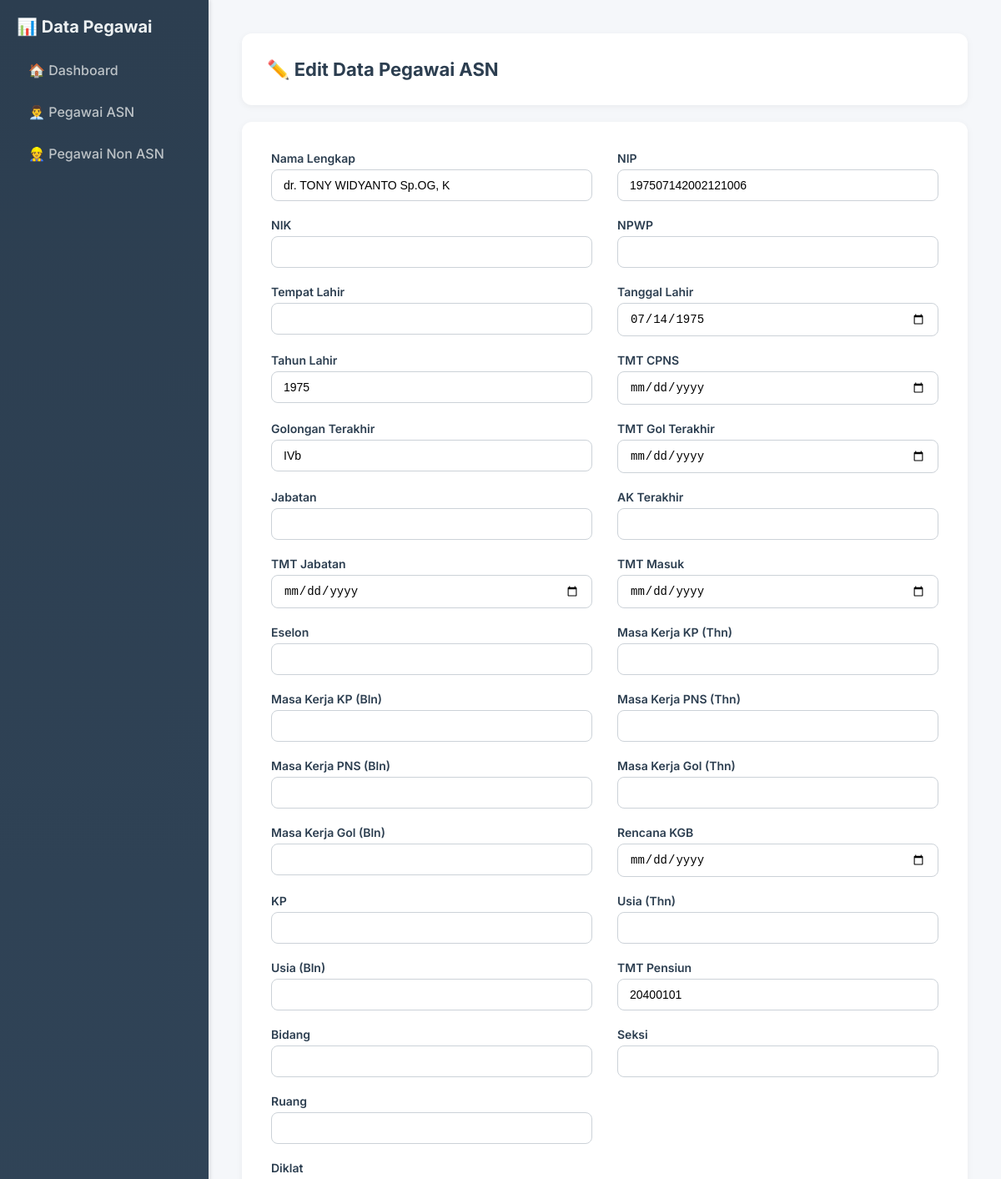
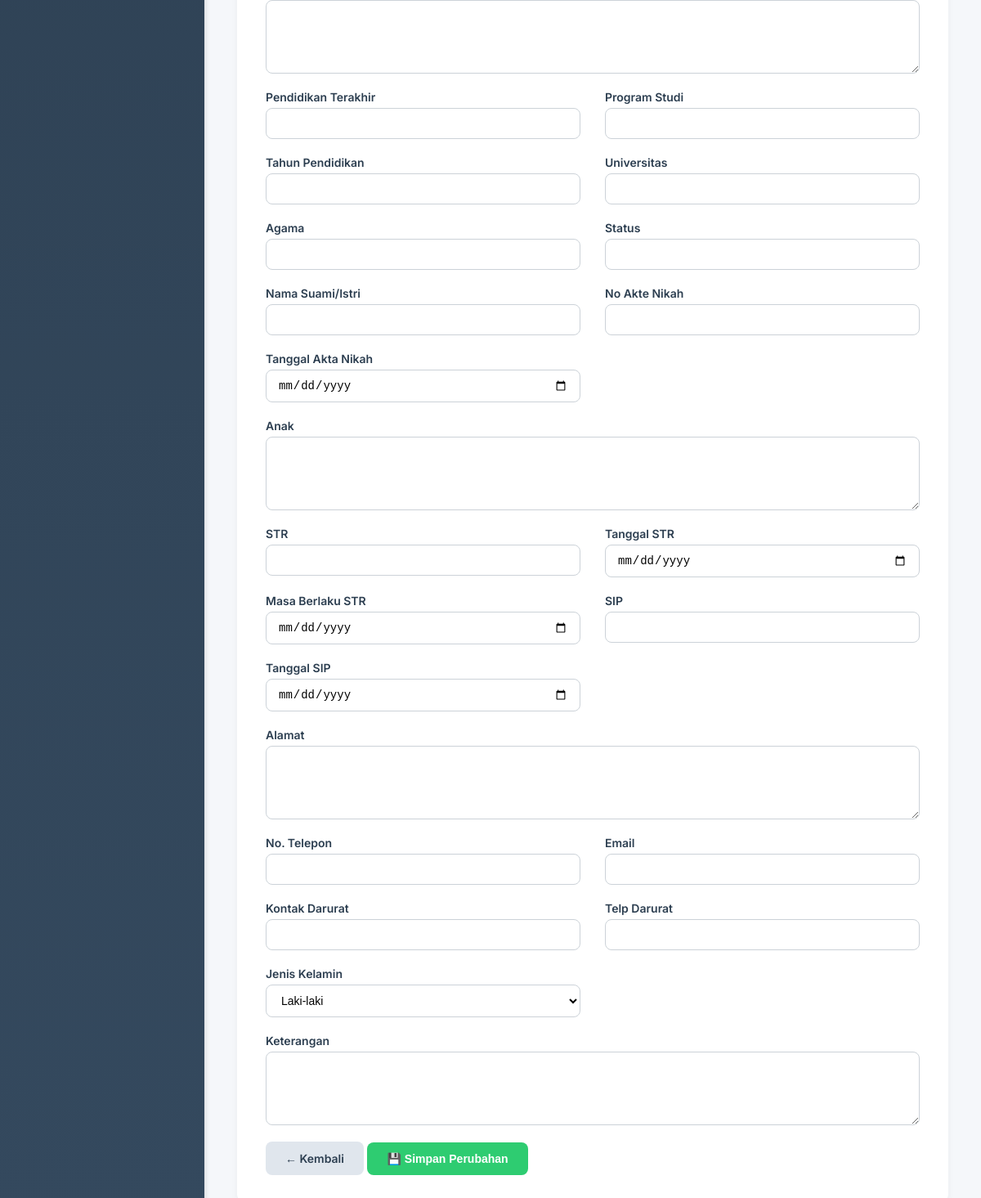
/pages/PegawaiASN/edit.php?id=20 (signed in), run on the app's committed database (2 pictures, top to bottom).
### tables this page shows
CREATE TABLE `pegawai_asn` (
  `id` int(11) NOT NULL,
  `nama` varchar(100) DEFAULT NULL,
  `nip` varchar(30) DEFAULT NULL,
  `nik` varchar(30) DEFAULT NULL,
  `npwp` varchar(30) DEFAULT NULL,
  `tempat_lahir` varchar(50) DEFAULT NULL,
  `ttl` date DEFAULT NULL,
  `tmt_cpns` date DEFAULT NULL,
  `gol_terakhir` varchar(10) DEFAULT NULL,
  `tmt_gol_terakhir` date DEFAULT NULL,
  `jabatan` varchar(100) DEFAULT NULL,
  `ak_terakhir` varchar(50) DEFAULT NULL,
  `tmt_jabatan` date DEFAULT NULL,
  `tmt_masuk` date DEFAULT NULL,
  `eselon` varchar(10) DEFAULT NULL,
  `masa_kerja_kp_thn` int(11) DEFAULT NULL,
  `masa_kerja_kp_bln` int(11) DEFAULT NULL,
  `masa_kerja_pns_thn` int(11) DEFAULT NULL,
  `masa_kerja_pns_bln` int(11) DEFAULT NULL,
  `masa_kerja_gol_thn` int(11) DEFAULT NULL,
  `masa_kerja_gol_bln` int(11) DEFAULT NULL,
  `rencana_kgb` date DEFAULT NULL,
  `kp` varchar(50) DEFAULT NULL,
  `usia_thn` int(11) DEFAULT NULL,
  `usia_bln` int(11) DEFAULT NULL,
  `tahun_lahir` year(4) DEFAULT NULL,
  `tmt_pensiun` int(11) DEFAULT NULL,
  `bidang` varchar(100) DEFAULT NULL,
  `seksi` varchar(100) DEFAULT NULL,
  `ruang` varchar(50) DEFAULT NULL,
  `diklat` text DEFAULT NULL,
  `pendidikan_terakhir` varchar(100) DEFAULT NULL,
  `program_studi_pendidikan` varchar(100) DEFAULT NULL,
  `tahun_pendidikan` varchar(4) DEFAULT NULL,
  `universitas` varchar(100) DEFAULT NULL,
  `agama` varchar(50) DEFAULT NULL,
  `status` varchar(50) DEFAULT NULL,
  `nama_suami_istri` varchar(100) DEFAULT NULL,
  `no_akte` varchar(50) DEFAULT NULL,
  `tgl_akta_nikah` date DEFAULT NULL,
  `anak` text DEFAULT NULL,
  `str` varchar(50) DEFAULT NULL,
  `tgl_str` date DEFAULT NULL,
  `masa_berlaku` date DEFAULT NULL,
  `sip` varchar(50) DEFAULT NULL,
  `tgl_sip` date DEFAULT NULL,
  `alamat` text DEFAULT NULL,
  `no_telp` varchar(20) DEFAULT NULL,
  `email` varchar(100) DEFAULT NULL,
  `kontak_darurat` varchar(100) DEFAULT NULL,
  `telp_darurat` varchar(20) DEFAULT NULL,
  `jenis_kelamin` enum('Laki-laki','Perempuan') DEFAULT NULL,
  `keterangan` text DEFAULT NULL,
  `foto` varchar(255) DEFAULT NULL
);

### pages/PegawaiASN/edit.php (the view, shortened to what this page needs)
<?php
include __DIR__ . '/../../config/db.php';
$id = $_GET['id'];
$data = mysqli_fetch_assoc(mysqli_query($koneksi, "SELECT * FROM pegawai_asn WHERE id = $id"));
?>
<!DOCTYPE html>
<html lang="id">
<head>
</head>
<body>
  <div class="sidebar">
    <h3>📊 Data Pegawai</h3>
    <a href="../dashboard.php" class="<?= basename($_SERVER['PHP_SELF']) == '../dashboard.php' ? 'active' : '' ?>">
      <span>🏠 Dashboard</span>
    </a>
    <a href="asn.php" class="<?= basename($_SERVER['PHP_SELF']) == 'asn.php' ? 'active' : '' ?>">
      <span>👨‍💼 Pegawai ASN</span>
    </a>
    <a href="PegawaiNonASN/nonasn.php" class="<?= basename($_SERVER['PHP_SELF']) == 'PegawaiNonASN/nonasn.php' ? 'active' : '' ?>">
      <span>👷 Pegawai Non ASN</span>
    </a>
  </div>
  <div class="main-content">
    <div class="header-box">
      <h2 class="page-title">✏️ Edit Data Pegawai ASN</h2>
    </div>
    <div class="form-container">
     <form method="POST" action="../../proses/PegawaiASN/update.php">
  <div class="form-group">
    <label>Nama Lengkap</label>
    <input type="text" name="nama" value="<?= $data['nama'] ?>">
  </div>
  <div class="form-group">
    <label>NIP</label>
    <input type="text" name="nip" value="<?= $data['nip'] ?>">
  </div>
  <div class="form-group">
    <label>NIK</label>
    <input type="text" name="nik" value="<?= $data['nik'] ?>">
  </div>
  <div class="form-group">
    <label>NPWP</label>
    <input type="text" name="npwp" value="<?= $data['npwp'] ?>">
  </div>
  <div class="form-group">
    <label>Tempat Lahir</label>
    <input type="text" name="tempat_lahir" value="<?= $data['tempat_lahir'] ?>">
  </div>
  <div class="form-group">
    <label>Tanggal Lahir</label>
    <input type="date" name="ttl" value="<?= $data['ttl'] ?>">
  </div>
  <div class="form-group">
    <label>Tahun Lahir</label>
    <input type="text" name="tahun_lahir" value="<?= $data['tahun_lahir'] ?>">
  </div>
  <div class="form-group">
    <label>TMT CPNS</label>
    <input type="date" name="tmt_cpns" value="<?= $data['tmt_cpns'] ?>">
  </div>
  <div class="form-group">
    <label>Golongan Terakhir</label>
    <input type="text" name="gol_terakhir" value="<?= $data['gol_terakhir'] ?>">
  </div>
  <div class="form-group">
    <label>TMT Gol Terakhir</label>
    <input type="date" name="tmt_gol_terakhir" value="<?= $data['tmt_gol_terakhir'] ?>">
  </div>
  <div class="form-group">
    <label>Jabatan</label>
    <input type="text" name="jabatan" value="<?= $data['jabatan'] ?>">
  </div>
  <div class="form-group">
    <label>AK Terakhir</label>
    <input type="text" name="ak_terakhir" value="<?= $data['ak_terakhir'] ?>">
  </div>
  <div class="form-group">
    <label>TMT Jabatan</label>
    <input type="date" name="tmt_jabatan" value="<?= $data['tmt_jabatan'] ?>">
  </div>
  <div class="form-group">
    <label>TMT Masuk</label>
    <input type="date" name="tmt_masuk" value="<?= $data['tmt_masuk'] ?>">
  </div>
  <div class="form-group">
    <label>Eselon</label>
    <input type="text" name="eselon" value="<?= $data['eselon'] ?>">
  </div>
  <div class="form-group">
    <label>Masa Kerja KP (Thn)</label>
    <input type="number" name="masa_kerja_kp_thn" value="<?= $data['masa_kerja_kp_thn'] ?>">
  </div>
  <div class="form-group">
    <label>Masa Kerja KP (Bln)</label>
    <input type="number" name="masa_kerja_kp_bln" value="<?= $data['masa_kerja_kp_bln'] ?>">
  </div>
  <div class="form-group">
    <label>Masa Kerja PNS (Thn)</label>
    <input type="number" name="masa_kerja_pns_thn" value="<?= $data['masa_kerja_pns_thn'] ?>">
  </div>
  <div class="form-group">
    <label>Masa Kerja PNS (Bln)</label>
    <input type="number" name="masa_kerja_pns_bln" value="<?= $data['masa_kerja_pns_bln'] ?>">
  </div>
  <div class="form-group">
    <label>Masa Kerja Gol (Thn)</label>
    <input type="number" name="masa_kerja_gol_thn" value="<?= $data['masa_kerja_gol_thn'] ?>">
  </div>
  <div class="form-group">
    <label>Masa Kerja Gol (Bln)</label>
    <input type="number" name="masa_kerja_gol_bln" value="<?= $data['masa_kerja_gol_bln'] ?>">
  </div>
  <div class="form-group">
    <label>Rencana KGB</label>
    <input type="date" name="rencana_kgb" value="<?= $data['rencana_kgb'] ?>">
  </div>
  <div class="form-group">
    <label>KP</label>
    <input type="text" name="kp" value="<?= $data['kp'] ?>">
  </div>
  <div class="form-group">
    <label>Usia (Thn)</label>
    <input type="number" name="usia_thn" value="<?= $data['usia_thn'] ?>">
  </div>
  <div class="form-group">
    <label>Usia (Bln)</label>
    <input type="number" name="usia_bln" value="<?= $data['usia_bln'] ?>">
  </div>
  <div class="form-group">
    <label>TMT Pensiun</label>
    <input type="number" name="tmt_pensiun" value="<?= $data['tmt_pensiun'] ?>">
  </div>
  <div class="form-group">
    <label>Bidang</label>
    <input type="text" name="bidang" value="<?= $data['bidang'] ?>">
  </div>
  <div class="form-group">
    <label>Seksi</label>
    <input type="text" name="seksi" value="<?= $data['seksi'] ?>">
  </div>
  <div class="form-group">
    <label>Ruang</label>
    <input type="text" name="ruang" value="<?= $data['ruang'] ?>">
  </div>
  <div class="form-group" style="grid-column: span 2;">
    <label>Diklat</label>
    <textarea name="diklat"><?= $data['diklat'] ?></textarea>
  </div>
  <div class="form-group">
    <label>Pendidikan Terakhir</label>
    <input type="text" name="pendidikan_terakhir" value="<?= $data['pendidikan_terakhir'] ?>">
  </div>
  <div class="form-group">
    <label>Program Studi</label>
    <input type="text" name="program_studi_pendidikan" value="<?= $data['program_studi_pendidikan'] ?>">
  </div>
  <div class="form-group">
    <label>Tahun Pendidikan</label>
    <input type="text" name="tahun_pendidikan" value="<?= $data['tahun_pendidikan'] ?>">
  </div>
  <div class="form-group">
    <label>Universitas</label>
    <input type="text" name="universitas" value="<?= $data['universitas'] ?>">
  </div>
  <div class="form-group">
    <label>Agama</label>
    <input type="text" name="agama" value="<?= $data['agama'] ?>">
  </div>
  <div class="form-group">
    <label>Status</label>
    <input type="text" name="status" value="<?= $data['status'] ?>">
  </div>
  <div class="form-group">
    <label>Nama Suami/Istri</label>
    <input type="text" name="nama_suami_istri" value="<?= $data['nama_suami_istri'] ?>">
  </div>
  <div class="form-group">
    <label>No Akte Nikah</label>
    <input type="text" name="no_akte" value="<?= $data['no_akte'] ?>">
  </div>
  <div class="form-group">
    <label>Tanggal Akta Nikah</label>
    <input type="date" name="tgl_akta_nikah" value="<?= $data['tgl_akta_nikah'] ?>">
  </div>
  <div class="form-group" style="grid-column: span 2;">
    <label>Anak</label>
    <textarea name="anak"><?= $data['anak'] ?></textarea>
  </div>
  <div class="form-group">
    <label>STR</label>
    <input type="text" name="str" value="<?= $data['str'] ?>">
  </div>
  <div class="form-group">
    <label>Tanggal STR</label>
    <input type="date" name="tgl_str" value="<?= $data['tgl_str'] ?>">
  </div>
  <div class="form-group">
    <label>Masa Berlaku STR</label>
    <input type="date" name="masa_berlaku" value="<?= $data['masa_berlaku'] ?>">
  </div>
  <div class="form-group">
    <label>SIP</label>
    <input type="text" name="sip" value="<?= $data['sip'] ?>">
  </div>
  <div class="form-group">
    <label>Tanggal SIP</label>
    <input type="date" name="tgl_sip" value="<?= $data['tgl_sip'] ?>">
  </div>
  <div class="form-group" style="grid-column: span 2;">
    <label>Alamat</label>
    <textarea name="alamat"><?= $data['alamat'] ?></textarea>
  </div>
  <div class="form-group">
    <label>No. Telepon</label>
    <input type="text" name="no_telp" value="<?= $data['no_telp'] ?>">
  </div>
  <div class="form-group">
    <label>Email</label>
    <input type="email" name="email" value="<?= $data['email'] ?>">
  </div>
  <div class="form-group">
    <label>Kontak Darurat</label>
    <input type="text" name="kontak_darurat" value="<?= $data['kontak_darurat'] ?>">
  </div>
  <div class="form-group">
    <label>Telp Darurat</label>
    <input type="text" name="telp_darurat" value="<?= $data['telp_darurat'] ?>">
  </div>
  <div class="form-group">
    <label>Jenis Kelamin</label>
    <select name="jenis_kelamin">
      <option value="Laki-laki" <?= $data['jenis_kelamin']=='Laki-laki'?'selected':'' ?>>Laki-laki</option>
    </select>
  </div>
  <div class="form-group" style="grid-column: span 2;">
    <label>Keterangan</label>
    <textarea name="keterangan"><?= $data['keterangan'] ?></textarea>
  </div>
  <div class="btn-group">
    <a href="asn.php" class="btn-back">← Kembali</a>
    <button type="submit" class="btn-submit">💾 Simpan Perubahan</button>
  </div>
</form>
    </div>
  </div>
</body>
</html>

### pages/PegawaiASN/edit.php (style rules this page uses)
* { box-sizing: border-box; margin: 0; padding: 0; }
body { font-family: 'Inter', sans-serif; background: #f5f7fa; display: flex; min-height: 100vh; overflow: hidden; }
.main-content { flex: 1; padding: 40px; overflow-y: auto; height: 100vh; }
.sidebar { width: 250px; background: linear-gradient(to bottom, #2c3e50, #34495e); color: #fff; padding: 20px; box-shadow: 2px 0 5px rgba(0, 0, 0, 0.1); flex-shrink: 0; }
.sidebar h3 { font-size: 20px; color: #ecf0f1; margin-bottom: 20px; }
.sidebar a { display: flex; align-items: center; text-decoration: none; color: #bdc3c7; font-weight: 500; padding: 10px 14px; border-radius: 8px; transition: background 0.3s, color 0.3s; margin-bottom: 10px; }
.sidebar a span { display: inline-block; width: 100%; }
.header-box { background: white; padding: 30px; border-radius: 12px; box-shadow: 0 2px 8px rgba(0, 0, 0, 0.05); margin-bottom: 20px; }
h2.page-title { font-size: 22px; color: #2c3e50; margin: 0; }
.form-container { background-color: #ffffff; padding: 35px; border-radius: 12px; box-shadow: 0 2px 8px rgba(0, 0, 0, 0.05); }
form { display: grid; grid-template-columns: 1fr 1fr; gap: 20px 30px; }
form label { font-weight: 600; color: #2c3e50; font-size: 14px; margin-bottom: 5px; display: block; }
.form-group { display: flex; flex-direction: column; }
form input, form select, form textarea { padding: 10px 14px; border: 1px solid #ccd2d8; border-radius: 8px; font-size: 14px; background-color: #fff; transition: border 0.3s, box-shadow 0.3s; }
form textarea { resize: vertical; min-height: 90px; grid-column: span 2; }
.btn-back, .btn-submit { display: inline-flex; align-items: center; gap: 8px; border: none; padding: 12px 24px; border-radius: 8px; font-size: 14px; font-weight: 600; text-decoration: none; cursor: pointer; transition: all 0.2s ease; }
.btn-back { background-color: #e0e6ed; color: #2c3e50; }
.btn-submit { background-color: #2ecc71; color: #fff; }

### data on the page
pegawai_asn: nama "dr. TONY WIDYANTO Sp.OG, K", nip "197507142002121006", ttl "07/14/1975", tahun_lahir "1975", gol_terakhir "IVb", tmt_pensiun "20400101", jenis_kelamin "Laki-laki"
